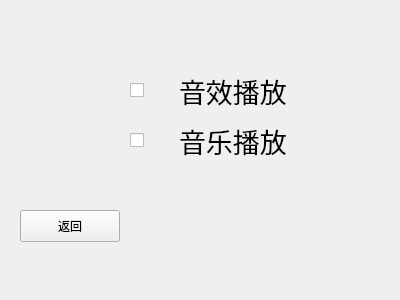
<?xml version="1.0" encoding="UTF-8"?>
<ui version="4.0">
 <class>configure</class>
 <widget class="QWidget" name="configure">
  <property name="geometry">
   <rect>
    <x>0</x>
    <y>0</y>
    <width>400</width>
    <height>300</height>
   </rect>
  </property>
  <property name="windowTitle">
   <string>Form</string>
  </property>
  <widget class="QLabel" name="label">
   <property name="geometry">
    <rect>
     <x>-240</x>
     <y>-70</y>
     <width>671</width>
     <height>451</height>
    </rect>
   </property>
   <property name="text">
    <string/>
   </property>
   <property name="pixmap">
    <pixmap resource="untitle.qrc">:/new/prefix1/images/WechatIMG361.jpeg</pixmap>
   </property>
  </widget>
  <widget class="QPushButton" name="pushButton">
   <property name="geometry">
    <rect>
     <x>20</x>
     <y>210</y>
     <width>100</width>
     <height>32</height>
    </rect>
   </property>
   <property name="text">
    <string>返回</string>
   </property>
  </widget>
  <widget class="QCheckBox" name="checkBox">
   <property name="geometry">
    <rect>
     <x>130</x>
     <y>70</y>
     <width>171</width>
     <height>41</height>
    </rect>
   </property>
   <property name="font">
    <font>
     <pointsize>20</pointsize>
    </font>
   </property>
   <property name="text">
    <string>    音效播放</string>
   </property>
  </widget>
  <widget class="QCheckBox" name="checkBox_2">
   <property name="geometry">
    <rect>
     <x>130</x>
     <y>120</y>
     <width>171</width>
     <height>41</height>
    </rect>
   </property>
   <property name="font">
    <font>
     <pointsize>20</pointsize>
    </font>
   </property>
   <property name="text">
    <string>    音乐播放</string>
   </property>
  </widget>
 </widget>
 <resources>
  <include location="untitle.qrc"/>
 </resources>
 <connections/>
</ui>
